Frame 1 (no input): blank canvas, image omitted
Frame 60 (the mouse pressed at the canvas centre just before this capture): blank canvas, image omitted
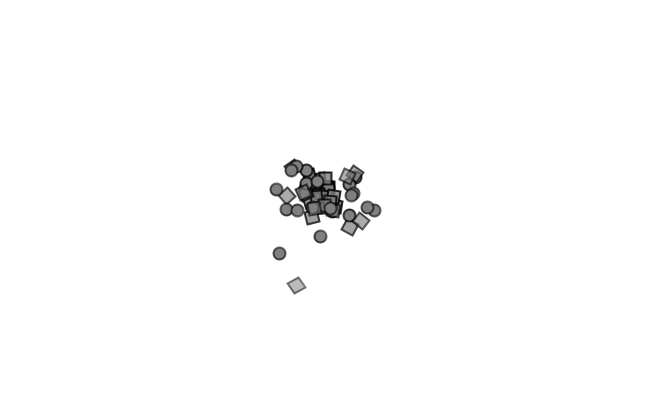
Frame 120 (the mouse held since frame 60 and released just before this capture)

The Processing sketch whose frames 1 and 60 were blank and that drew this single picture after the mouse press (run headless with seeded random() and noise(); from frame 60 on, the mouse is pressed at the canvas centre):

// Processing sketch: PS_05_System_inhertitence
// ── PS_05_System_inhertitence.pde
ArrayList<PS> systems ;

void setup(){
  size(650,400);
  systems = new ArrayList<PS>();
}

void draw(){
  background(255);
  for(PS ps: systems){
  ps.addParticle();
  ps.run();
  }
  
}

void mousePressed(){
  systems.add(new PS( new PVector(mouseX, mouseY)));
}
// ── Confetti.pde
class confetti  extends particle{
  
  confetti(PVector l_){
    super(l_);
  }
  
  void show(){
    rectMode(CENTER);
    fill(127,ls);
    stroke(0,ls);
    strokeWeight(2);
    pushMatrix();
    translate(pos.x,pos.y);
    float theta = map(pos.x,0,width,0,TWO_PI*2);
    rotate(theta);
    rect(0,0,12,12);
    popMatrix();
  }
}
// ── Particle.pde
class particle{
  PVector pos, vel,acc ;
  float ls ; 
  
  particle(PVector l_){
    pos = l_.get();
    acc = new PVector(0, 0.05);
    vel = new PVector(random(-1,1),random(-2,0));
    ls = 255 ;
  }
  
  void run(){
    update();
    show();
  }
  
  void update(){
    vel.add(acc);
    pos.add(vel);
    ls -= 2 ;
  }
  
  void show(){
    fill(127);
    ellipse(pos.x, pos.y,12,12);
  }
  
  boolean isDead(){
    if(ls< 0){
      return true ;
    }
    else{
      return false ;
    }
  }
}
// ── Particle_System.pde
class PS{
  ArrayList<particle> ps ;
  PVector o ;
  
  PS( PVector pos_ ){
    o = pos_.get();
    ps = new ArrayList<particle>();
    
  }
  
  boolean dead(){
    if(ps.isEmpty()){
      return true ;
    } else {
      return false ;
    }
  }

  
  void addParticle(){
    float r = random(1);
    if(r < 0.5){
    ps.add(new particle(o));
    } else {
      ps.add(new confetti(o));
    }
  }
  
  void run(){
    for (int i = ps.size()-1; i>= 0 ; i --){
      particle p = ps.get(i);
      p.run();
      if (p.isDead()){
        ps.remove(i);
      }
    }
  }
}
